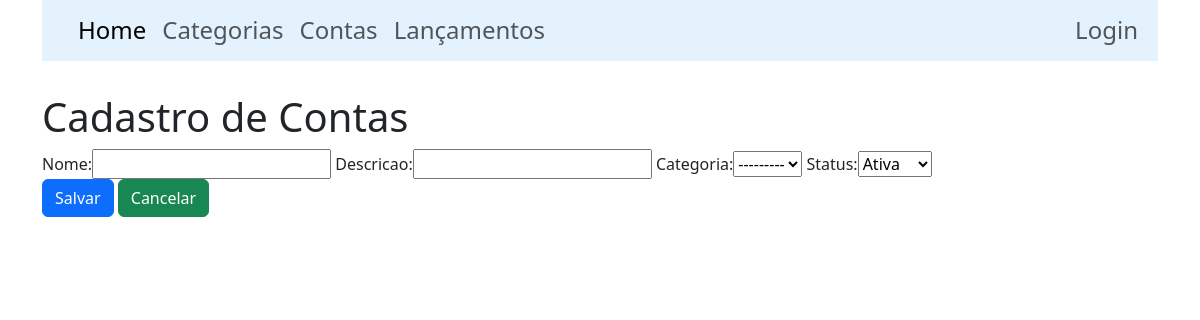
The page /conta/create on the database as committed earlier.
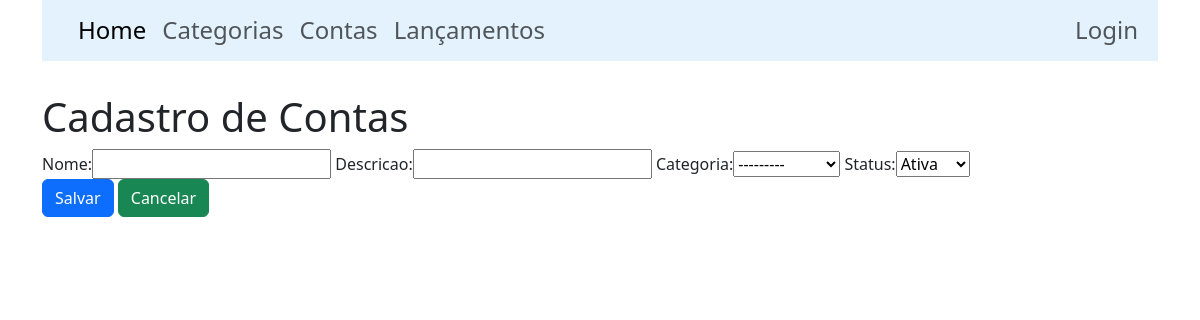
The same page on the database as committed later.
### apps/categoria/models.py (models this page shows, shortened)
class Categoria(models.Model):
    id = models.BigAutoField(primary_key=True)
    nome =models.CharField(max_length=50, unique=True, db_index=True)
    descricao = models.CharField(max_length=255, null=False)
    tipo = models.PositiveSmallIntegerField(default=1, choices=TIPO_CHOICES)
    status = models.BooleanField(default=True, choices=STATUS_CHOICES)
    class Metta:
        ordering = ('nome',)
    def __str__(self):
        return self.nome

### apps/conta/views.py (the view, shortened to what this page needs)
# urls.py: path('create', ContaCreate.as_view(), name='create_conta'),
class ContaCreate(CreateView):
    model = Conta
    fields = ['nome','descricao','categoria','status']

### apps/conta/templates/conta/conta_form.html (shortened to what this page needs)
{% extends 'base.html' %}
{% load bootstrap %}
{% block main %}
<h1>Cadastro de Contas</h1>
<form method="post">
    {{ form|bootstrap }}
    <br>
    <button type="submit" class="btn btn-primary">Salvar</button>
    <a href="{% url 'list_conta' %}" class="btn btn-success">Cancelar</a>
</form>
{% endblock %}

Rows that differ between the two databases and show on the page:
added Categoria: status "Ativa"
Other text that changed with them:
form field status: "Ativa" → (not shown)
